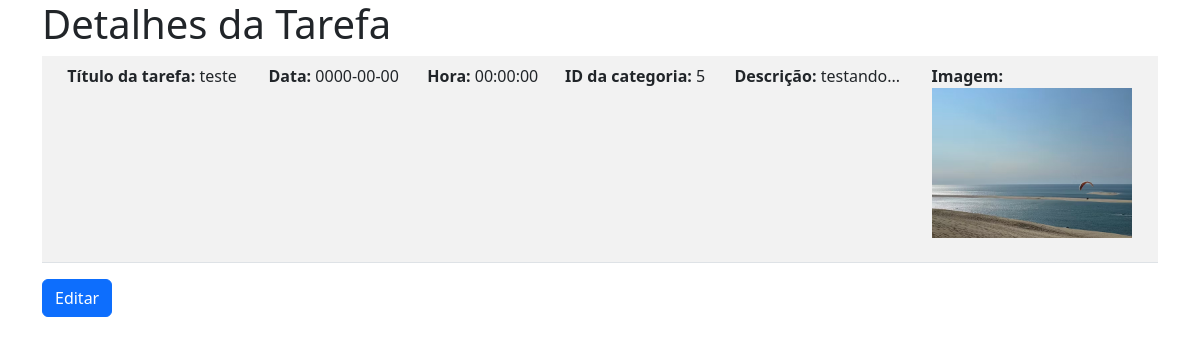
Page /detalhes.php?id=29 on the committed database.
### tables this page shows
CREATE TABLE `tarefas` (
  `idtarefas` int(11) NOT NULL,
  `titulo` varchar(300) NOT NULL,
  `data` date DEFAULT NULL,
  `hora` time DEFAULT NULL,
  `descricao` varchar(300) DEFAULT NULL,
  `imagem` varchar(100) DEFAULT NULL,
  `idusuarioFK` int(11) NOT NULL,
  `idcategoriaFK` int(11) NOT NULL
);

### detalhes.php (the view, shortened to what this page needs)
<?php
   include("db/config.php");
   $result=$conn->query("select * from tarefas where idtarefas=".$_GET["id"]);
?>
<!DOCTYPE html>
<html lang="en">
   <link rel="stylesheet" href="css/bootstrap.min.css">
<head>
</head>
<body>
   <div class="container">
      <table class="table table-striped">
         <?php while( $registro = $result->fetch_assoc()){?>
         <h1>Detalhes da Tarefa</h1>
         <th>
            <td><p><strong>Título da tarefa:</strong> <?=$registro["titulo"]?></p></td>
            <td><p><strong>Data:</strong> <?=$registro["data"]?></p></td>
            <td><p><strong>Hora:</strong> <?=$registro["hora"]?></p></td>
            <td><p><strong>ID da categoria:</strong> <?=$registro["idcategoriaFK"]?></p></td>
            <td><p><strong>Descrição:</strong> <?=$registro["descricao"]?></p></td>
            <td>
               <p>
                  <strong>Imagem:</strong><br>
                  <img src="<?=$registro["imagem"]?>" alt="">
               </p>
         </th>
      </table>
      <a class="btn btn-primary" href="editar.php?id=<?=$registro['idtarefas']?>">Editar</a>
         <?php } ?>
   </div>
</body>
</html>

### detalhes.php (style rules this page uses)
img { width: 200px; }

### rows in the picture
tarefas: titulo "teste", data "0000-00-00", hora "00:00:00", idcategoriaFK "5", descricao "testando...", imagem (picture)
